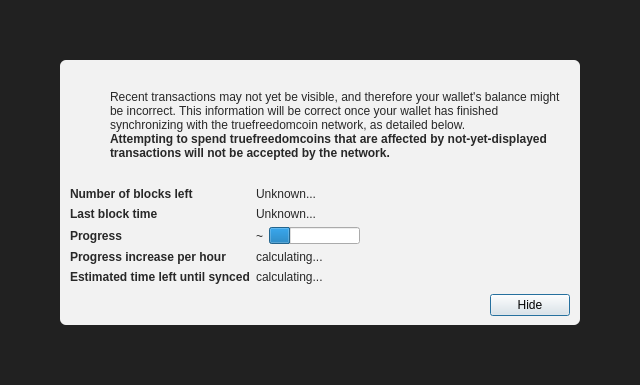
<?xml version="1.0" encoding="UTF-8"?>
<ui version="4.0">
 <class>ModalOverlay</class>
 <widget class="ModalOverlay" name="ModalOverlay">
  <property name="geometry">
   <rect>
    <x>0</x>
    <y>0</y>
    <width>640</width>
    <height>385</height>
   </rect>
  </property>
  <property name="windowTitle">
   <string>Form</string>
  </property>
  <layout class="QVBoxLayout" name="verticalLayout" stretch="0">
   <property name="sizeConstraint">
    <enum>QLayout::SetDefaultConstraint</enum>
   </property>
   <property name="leftMargin">
    <number>0</number>
   </property>
   <property name="topMargin">
    <number>0</number>
   </property>
   <property name="rightMargin">
    <number>0</number>
   </property>
   <property name="bottomMargin">
    <number>0</number>
   </property>
   <item>
    <widget class="QWidget" name="bgWidget" native="true">
     <property name="styleSheet">
      <string notr="true">#bgWidget { background: rgba(0,0,0,220); }</string>
     </property>
     <layout class="QVBoxLayout" name="verticalLayoutMain" stretch="1">
      <property name="leftMargin">
       <number>60</number>
      </property>
      <property name="topMargin">
       <number>60</number>
      </property>
      <property name="rightMargin">
       <number>60</number>
      </property>
      <property name="bottomMargin">
       <number>60</number>
      </property>
      <item>
       <widget class="QWidget" name="contentWidget" native="true">
        <property name="styleSheet">
         <string notr="true">#contentWidget { background: rgba(255,255,255,240); border-radius: 6px; }

QLabel { color: rgb(40,40,40);  }</string>
        </property>
        <layout class="QVBoxLayout" name="verticalLayoutSub" stretch="1,0,0,0">
         <property name="spacing">
          <number>0</number>
         </property>
         <property name="leftMargin">
          <number>10</number>
         </property>
         <property name="topMargin">
          <number>10</number>
         </property>
         <property name="rightMargin">
          <number>10</number>
         </property>
         <property name="bottomMargin">
          <number>10</number>
         </property>
         <item>
          <layout class="QHBoxLayout" name="horizontalLayoutIconText" stretch="0,1">
           <property name="topMargin">
            <number>20</number>
           </property>
           <item>
            <layout class="QVBoxLayout" name="verticalLayoutIcon">
             <property name="leftMargin">
              <number>0</number>
             </property>
             <item>
              <widget class="QPushButton" name="warningIcon">
               <property name="enabled">
                <bool>false</bool>
               </property>
               <property name="text">
                <string/>
               </property>
               <property name="icon">
                <iconset>
                 <normaloff>:/icons/warning</normaloff>
                 <disabledoff>:/icons/warning</disabledoff>:/icons/warning</iconset>
               </property>
               <property name="iconSize">
                <size>
                 <width>48</width>
                 <height>48</height>
                </size>
               </property>
               <property name="flat">
                <bool>true</bool>
               </property>
              </widget>
             </item>
             <item>
              <spacer name="verticalSpacerWarningIcon">
               <property name="orientation">
                <enum>Qt::Vertical</enum>
               </property>
               <property name="sizeHint" stdset="0">
                <size>
                 <width>20</width>
                 <height>40</height>
                </size>
               </property>
              </spacer>
             </item>
            </layout>
           </item>
           <item>
            <layout class="QVBoxLayout" name="verticalLayoutInfoText">
             <property name="leftMargin">
              <number>0</number>
             </property>
             <property name="topMargin">
              <number>0</number>
             </property>
             <item>
              <widget class="QLabel" name="infoText">
               <property name="text">
                <string>Recent transactions may not yet be visible, and therefore your wallet's balance might be incorrect. This information will be correct once your wallet has finished synchronizing with the truefreedomcoin network, as detailed below.</string>
               </property>
               <property name="textFormat">
                <enum>Qt::RichText</enum>
               </property>
               <property name="wordWrap">
                <bool>true</bool>
               </property>
              </widget>
             </item>
             <item>
              <widget class="QLabel" name="infoTextStrong">
               <property name="font">
                <font>
                 <weight>75</weight>
                 <bold>true</bold>
                </font>
               </property>
               <property name="text">
                <string>Attempting to spend truefreedomcoins that are affected by not-yet-displayed transactions will not be accepted by the network.</string>
               </property>
               <property name="textFormat">
                <enum>Qt::RichText</enum>
               </property>
               <property name="wordWrap">
                <bool>true</bool>
               </property>
              </widget>
             </item>
             <item>
              <spacer name="verticalSpacerInTextSpace">
               <property name="orientation">
                <enum>Qt::Vertical</enum>
               </property>
               <property name="sizeHint" stdset="0">
                <size>
                 <width>20</width>
                 <height>40</height>
                </size>
               </property>
              </spacer>
             </item>
            </layout>
           </item>
          </layout>
         </item>
         <item>
          <spacer name="verticalSpacerAfterText">
           <property name="orientation">
            <enum>Qt::Vertical</enum>
           </property>
           <property name="sizeHint" stdset="0">
            <size>
             <width>20</width>
             <height>40</height>
            </size>
           </property>
          </spacer>
         </item>
         <item>
          <layout class="QFormLayout" name="formLayout">
           <property name="fieldGrowthPolicy">
            <enum>QFormLayout::FieldsStayAtSizeHint</enum>
           </property>
           <property name="horizontalSpacing">
            <number>6</number>
           </property>
           <property name="verticalSpacing">
            <number>6</number>
           </property>
           <property name="topMargin">
            <number>10</number>
           </property>
           <item row="0" column="0">
            <widget class="QLabel" name="labelNumberOfBlocksLeft">
             <property name="font">
              <font>
               <weight>75</weight>
               <bold>true</bold>
              </font>
             </property>
             <property name="text">
              <string>Number of blocks left</string>
             </property>
            </widget>
           </item>
           <item row="0" column="1">
            <widget class="QLabel" name="numberOfBlocksLeft">
             <property name="text">
              <string>Unknown...</string>
             </property>
            </widget>
           </item>
           <item row="1" column="0">
            <widget class="QLabel" name="labelLastBlockTime">
             <property name="font">
              <font>
               <weight>75</weight>
               <bold>true</bold>
              </font>
             </property>
             <property name="text">
              <string>Last block time</string>
             </property>
            </widget>
           </item>
           <item row="1" column="1">
            <widget class="QLabel" name="newestBlockDate">
             <property name="sizePolicy">
              <sizepolicy hsizetype="Maximum" vsizetype="Preferred">
               <horstretch>0</horstretch>
               <verstretch>0</verstretch>
              </sizepolicy>
             </property>
             <property name="text">
              <string>Unknown...</string>
             </property>
            </widget>
           </item>
           <item row="2" column="0">
            <widget class="QLabel" name="labelSyncDone">
             <property name="font">
              <font>
               <weight>75</weight>
               <bold>true</bold>
              </font>
             </property>
             <property name="text">
              <string>Progress</string>
             </property>
            </widget>
           </item>
           <item row="2" column="1">
            <layout class="QHBoxLayout" name="horizontalLayoutSync" stretch="0,1">
             <item>
              <widget class="QLabel" name="percentageProgress">
               <property name="text">
                <string notr="true">~</string>
               </property>
              </widget>
             </item>
             <item>
              <widget class="QProgressBar" name="progressBar">
               <property name="value">
                <number>24</number>
               </property>
               <property name="format">
                <string/>
               </property>
              </widget>
             </item>
            </layout>
           </item>
           <item row="4" column="0">
            <widget class="QLabel" name="labelProgressIncrease">
             <property name="font">
              <font>
               <weight>75</weight>
               <bold>true</bold>
              </font>
             </property>
             <property name="text">
              <string>Progress increase per hour</string>
             </property>
            </widget>
           </item>
           <item row="4" column="1">
            <widget class="QLabel" name="progressIncreasePerH">
             <property name="text">
              <string>calculating...</string>
             </property>
            </widget>
           </item>
           <item row="5" column="0">
            <widget class="QLabel" name="labelEstimatedTimeLeft">
             <property name="font">
              <font>
               <weight>75</weight>
               <bold>true</bold>
              </font>
             </property>
             <property name="text">
              <string>Estimated time left until synced</string>
             </property>
            </widget>
           </item>
           <item row="5" column="1">
            <widget class="QLabel" name="expectedTimeLeft">
             <property name="text">
              <string>calculating...</string>
             </property>
            </widget>
           </item>
          </layout>
         </item>
         <item>
          <layout class="QHBoxLayout" name="horizontalLayoutButtons">
           <property name="leftMargin">
            <number>10</number>
           </property>
           <property name="topMargin">
            <number>10</number>
           </property>
           <item>
            <spacer name="horizontalSpacer">
             <property name="orientation">
              <enum>Qt::Horizontal</enum>
             </property>
             <property name="sizeHint" stdset="0">
              <size>
               <width>40</width>
               <height>20</height>
              </size>
             </property>
            </spacer>
           </item>
           <item>
            <widget class="QPushButton" name="closeButton">
             <property name="text">
              <string>Hide</string>
             </property>
             <property name="focusPolicy">
              <enum>Qt::StrongFocus</enum>
             </property>
             <property name="default">
              <bool>true</bool>
             </property>
            </widget>
           </item>
          </layout>
         </item>
        </layout>
       </widget>
      </item>
     </layout>
    </widget>
   </item>
  </layout>
 </widget>
 <customwidgets>
  <customwidget>
   <class>ModalOverlay</class>
   <extends>QWidget</extends>
   <header>qt/modaloverlay.h</header>
   <container>1</container>
  </customwidget>
 </customwidgets>
 <resources/>
 <connections/>
</ui>
